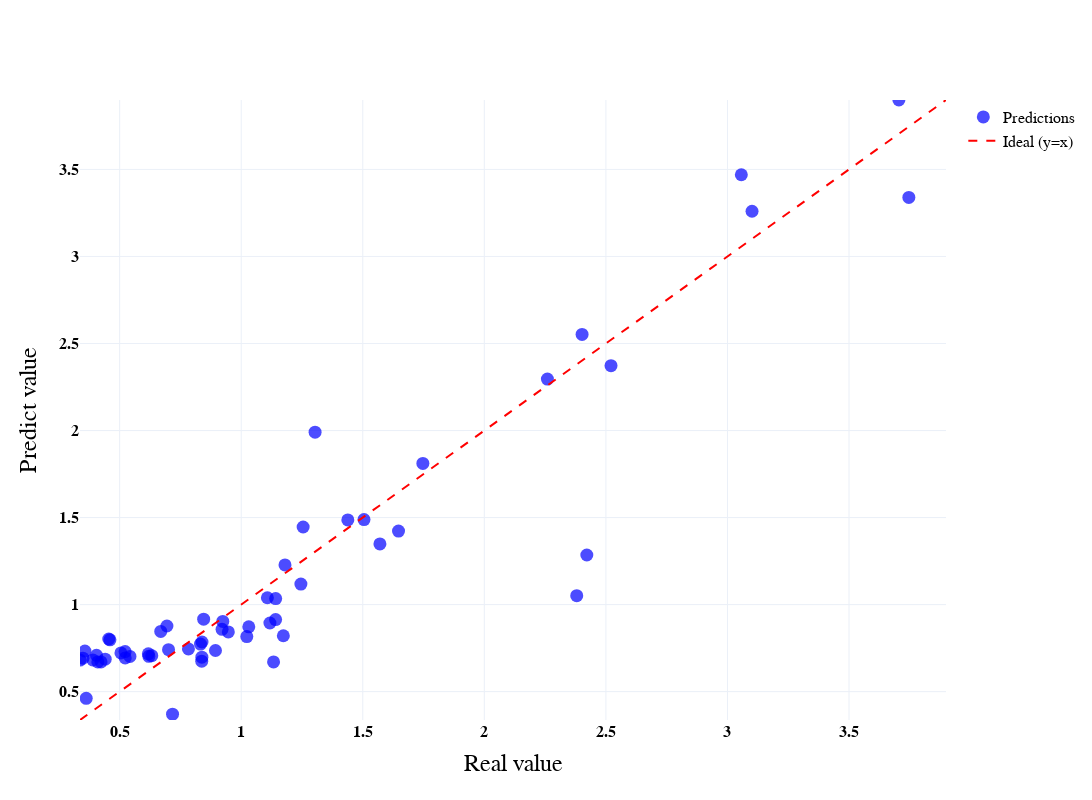

The notebook cell this image was saved under:
### Code cell
min_val = float(min(y_true.min(), y_pred.min()))
max_val = float(max(y_true.max(), y_pred.max()))

x_line = [min_val, max_val]
y_line = [min_val, max_val]

trace_pred_name = f"Predictions (W=3, R²={r2:.3f}, RMSE={rmse:.3f}, MAPE={mape:.3f})"

# Crear la figura
fig = go.Figure()

# Agregar las predicciones
fig.add_trace(go.Scatter(
    x=y_true.flatten(),
    y=y_pred.flatten(),
    mode='markers',
    marker=dict(color='blue', opacity=0.7,size=13),
    name="Predictions"
))

# Agregar la línea ideal (y=x)
fig.add_trace(go.Scatter(
    x=x_line,
    y=y_line,
    mode='lines',
    line=dict(dash='dash', color='red'),
    name="Ideal (y=x)"
))

# Actualizar el layout
fig.update_layout(
    xaxis_title="Real value",
    yaxis_title="Predict value",
    template="plotly_white",
    legend=dict(
        x=1.02, 
        y=1,
        font=dict(
            family="Arial Black",  # Fuente en negrita
            size=16,               # Tamaño del texto
            color="black"          # Color negro
        )
    ),
    
    width=1600,  # Establecer tamaño de la imagen en 1200x1200
    height=800,
    plot_bgcolor='white',
    paper_bgcolor='white',
)

# Configuración de los ejes x e y
fig.update_xaxes(
    range=[min_val, max_val],
    title_font=dict(size=24, family="Arial Black", color="black"),  # Negrita y color negro
    tickfont=dict(size=16, family="Arial Black", color="black", weight="bold")  # Negrita y color negro
)

fig.update_yaxes(
    range=[min_val, max_val],
    title_font=dict(size=24, family="Arial Black", color="black"),  # Negrita y color negro
    tickfont=dict(size=16, family="Arial Black", color="black", weight="bold")  # Negrita y color negro
)

fig.show()

### Figure 1 — Plotly figure (JSON) as saved in the notebook; plotly's stock layout.template omitted (floating-point values rounded to 4 significant figures)
{"data": [{"marker": {"color": "blue", "opacity": 0.7, "size": 13}, "mode": "markers", "name": "Predictions", "type": "scatter", "x": [0.5053, 1.255, 0.4406, 0.5228, 0.6944, 0.8382, 0.4048, 0.5424, 0.62, 0.4234, 0.6181, 0.4102, 0.46, 0.8455, 2.259, 1.141, 1.108, 0.9212, 0.3625, 1.142, 0.8386, 0.8326, 0.4552, 0.6321, 1.747, 1.438, 1.031, 0.947, 1.571, 1.023, 0.669, 0.3897, 0.8376, 1.133, 1.304, 2.421, 0.357, 1.18, 0.8941, 0.9242, 1.173, 0.5225, 0.7175, 2.521, 1.246, 0.3369, 0.349, 1.505, 3.705, 3.746, 1.118, 2.402, 2.38, 1.647, 0.701, 3.101, 3.057, 0.783], "y": [0.7224, 1.446, 0.6866, 0.6938, 0.877, 0.6978, 0.7086, 0.7021, 0.7025, 0.6703, 0.7171, 0.6703, 0.7973, 0.9164, 2.295, 0.9136, 1.039, 0.858, 0.4616, 1.035, 0.7851, 0.773, 0.8022, 0.7062, 1.811, 1.486, 0.8724, 0.8427, 1.349, 0.8164, 0.846, 0.682, 0.6746, 0.6703, 1.991, 1.285, 0.7326, 1.228, 0.7362, 0.903, 0.821, 0.73, 0.3705, 2.372, 1.118, 0.6811, 0.6921, 1.488, 3.899, 3.339, 0.8941, 2.552, 1.051, 1.422, 0.7407, 3.26, 3.469, 0.7452]}, {"line": {"color": "red", "dash": "dash"}, "mode": "lines", "name": "Ideal (y=x)", "type": "scatter", "x": [0.3369, 3.899], "y": [0.3369, 3.899]}], "layout": {"height": 800, "legend": {"font": {"color": "black", "family": "Arial Black", "size": 16}, "x": 1.02, "y": 1}, "paper_bgcolor": "white", "plot_bgcolor": "white", "width": 1600, "xaxis": {"range": [0.3369, 3.899], "tickfont": {"color": "black", "family": "Arial Black", "size": 16, "weight": "bold"}, "title": {"font": {"color": "black", "family": "Arial Black", "size": 24}, "text": "Real value"}, "type": "linear"}, "yaxis": {"range": [0.3369, 3.899], "tickfont": {"color": "black", "family": "Arial Black", "size": 16, "weight": "bold"}, "title": {"font": {"color": "black", "family": "Arial Black", "size": 24}, "text": "Predict value"}, "type": "linear"}}}
